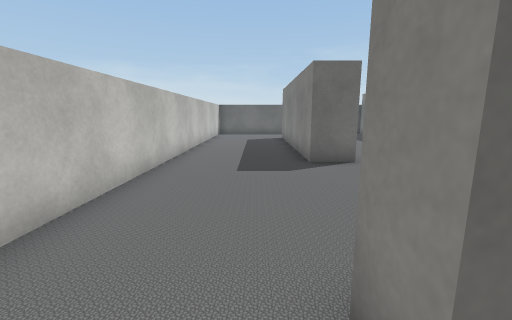
[1] (above)

17 first-person views from a walk through a 3-D level made in the Unity game engine. The camera is 1.3 m above the floor, tilts 10° down and sees 90° across. The floor is counted in squares, 1 m on a side. Each view is taken from the middle of a square. On the plan, view 1 faces up. The plan holds only what a view shows up to about 13 squares ahead; the rest is blank. The player character is not drawn. Some animated figures are not drawn. Some surface patterns are stand-ins.

[2]
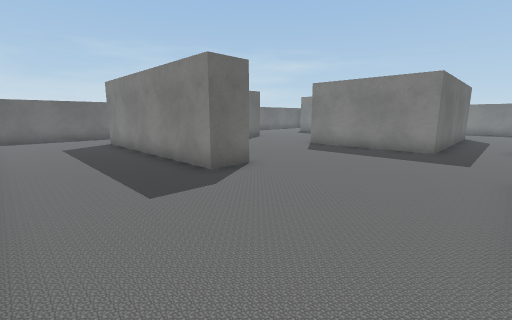

[3]
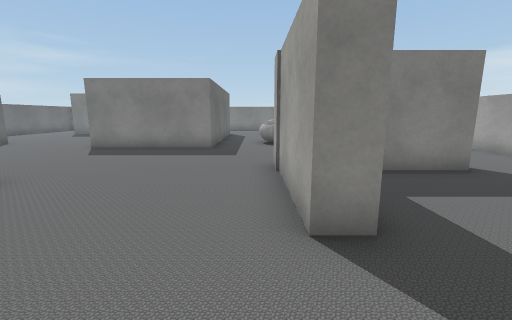

[4]
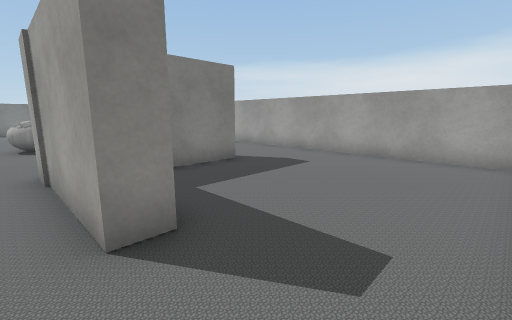

[5]
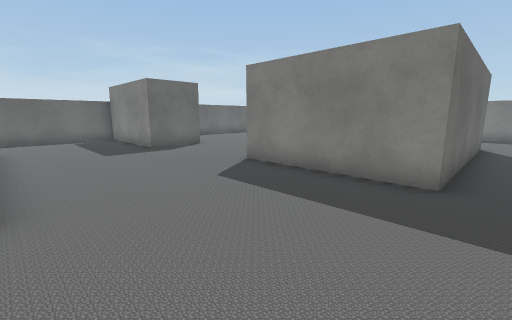

[6]
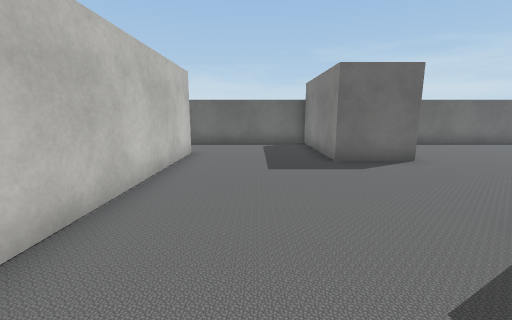

[7]
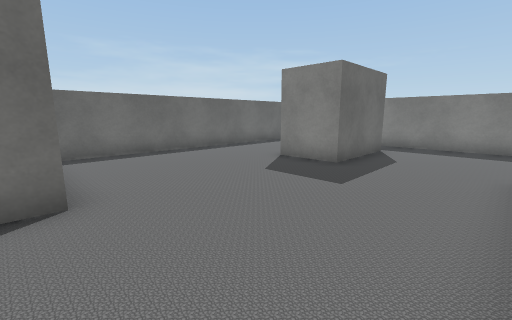

[8]
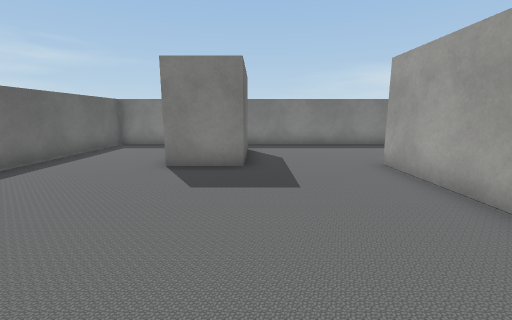

[9]
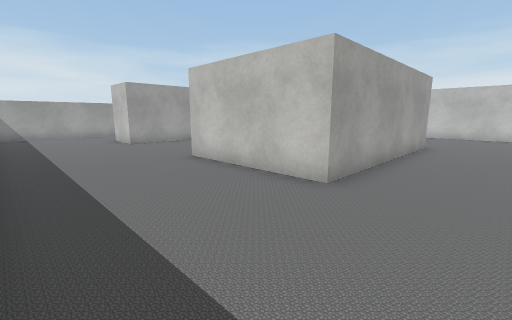

[10]
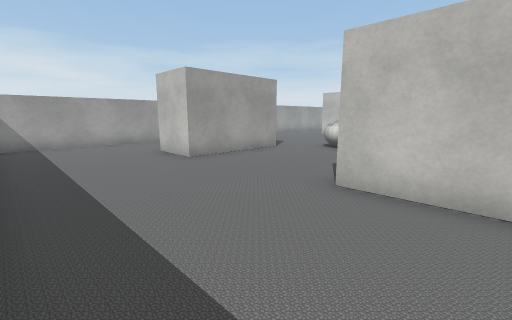

[11]
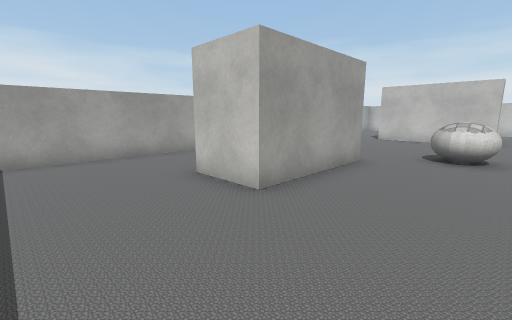

[12]
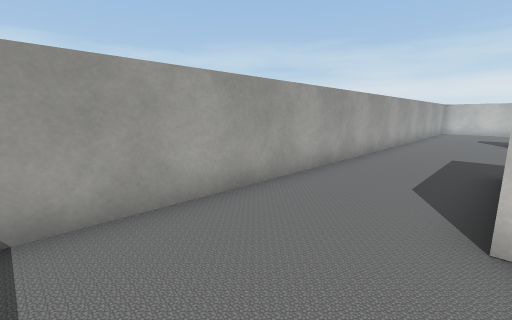

[13]
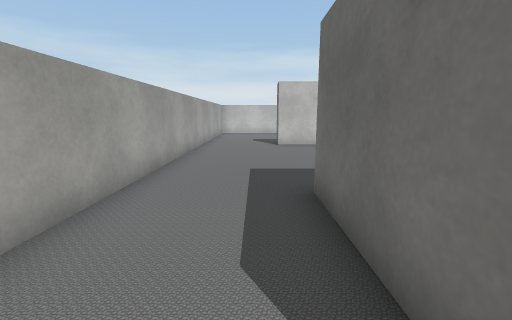

[14]
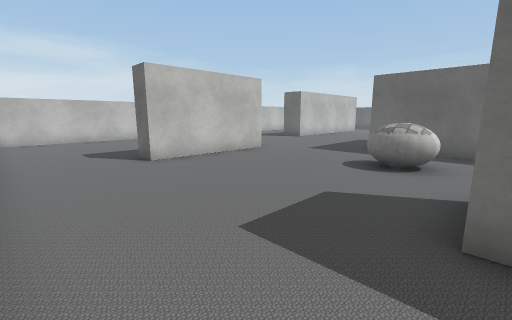

[15]
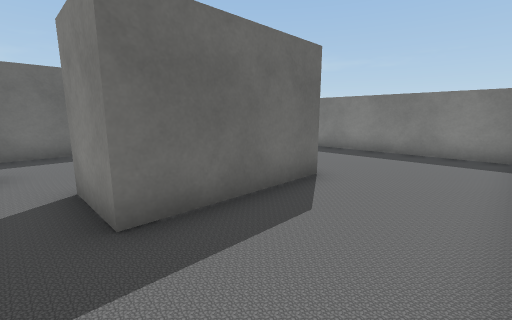

[16]
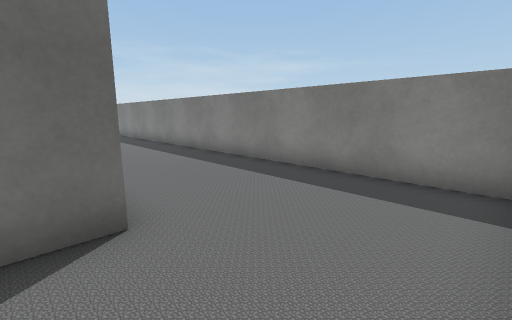

[17]
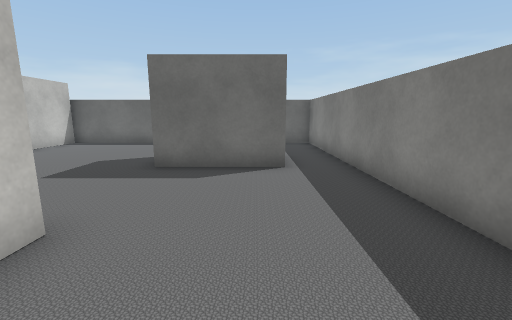

### Floor plan
Points are (right, up) in squares from view 1. A wall is a line through its corners. A room is listed if a view was taken in it or the views show most of it. See-through windows are left out.
Room 1 (views 1, 2, 3, 4, 5, 6, 7, 8, 9, 10, 11, 12, 13, 14, 15, 16, 17)
walls: (8.2, 3.8) (8.2, 8.6) (15.7, 8.6) (15.7, 3.8) (8.2, 3.8); (2.9, 7) (1.5, 7) (1.5, 14.8); (11.8, -1) (15.9, -1) (15.9, -3) (11.8, -3) (11.8, -1); (0.6, 0.7) (0.6, 1.4) (4.8, 1.5) (4.8, -3) (3.9, -3) (3.9, -0.9); (9.6, 13.2) (7.3, 13.2) (7.3, 18) (-2, 18); (2.8, 14.9) (2.8, 8); (-2.5, -1.8) (-2.5, -6.1); (-2.5, 13.1) (-2.5, 2.4); (18.8, 12.3) (15.5, 12.3) (15.5, 14.4); (-2.1, -6.4) (20, -6.4); (20.5, -6.1) (20.5, 18) (9.6, 18) (9.6, 15.5)
objects: other object (10, 1) to (11, 2)

Where each view was taken, in squares from view 1:
view 1: 0 up, 0 right, facing up
view 2: 2 up, 2 left, facing up-right
view 3: 2 up, 2 left, facing right
view 4: 2 up, 2 left, facing down-right
view 5: 3 up, 3 right, facing up-right
view 6: 6 up, 5 right, facing up
view 7: 9 up, 9 right, facing up-right
view 8: 12 up, 9 right, facing right
view 9: 11 up, 20 right, facing down-left
view 10: 6 up, 20 right, facing down-left
view 11: 2 up, 19 right, facing down-left
view 12: 3 down, 19 right, facing down-left
view 13: 4 down, 16 right, facing left
view 14: 6 down, 12 right, facing up-left
view 15: 6 down, 11 right, facing up-right
view 16: 6 down, 15 right, facing up-right
view 17: 6 up, 18 right, facing up
